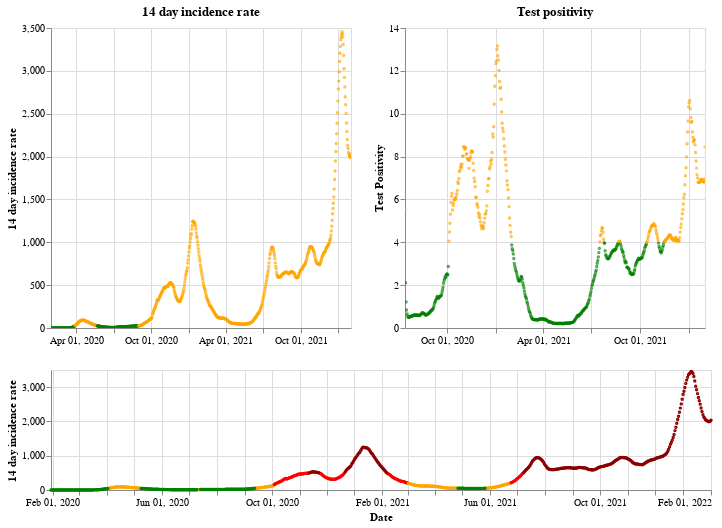

This figure's notebook cell:
### Markdown cell above
## England

### Code cell
plot_traffic_light('England')

### Figure 1 — Vega-Lite specification as saved in the notebook (floating-point values rounded to 4 significant figures; data arrays with more than 128 entries replaced by an {"elided": "..."} marker saying what was removed)
{"config": {"view": {"continuousWidth": 400, "continuousHeight": 300}}, "vconcat": [{"hconcat": [{"mark": {"type": "point", "size": 2}, "encoding": {"color": {"condition": {"value": "green", "test": "(datum.twoWeeklyCasesRate <= 25)"}, "value": "orange"}, "tooltip": [{"type": "nominal", "field": "areaName"}, {"type": "temporal", "field": "date"}, {"type": "quantitative", "field": "twoWeeklyCasesRate"}, {"type": "quantitative", "field": "testPositivity"}], "x": {"type": "temporal", "axis": {"title": ""}, "field": "date", "scale": {"domain": {"selection": "DateBrush"}}, "timeUnit": "yearmonthdate"}, "y": {"type": "quantitative", "axis": {"title": "14 day incidence rate"}, "field": "twoWeeklyCasesRate"}}, "title": "14 day incidence rate", "width": 300}, {"mark": {"type": "point", "size": 2}, "encoding": {"color": {"condition": {"value": "green", "test": "(datum.testPositivity <= 4)"}, "value": "orange"}, "tooltip": [{"type": "nominal", "field": "areaName"}, {"type": "temporal", "field": "date"}, {"type": "quantitative", "field": "twoWeeklyCasesRate"}, {"type": "quantitative", "field": "testPositivity"}], "x": {"type": "temporal", "axis": {"title": ""}, "field": "date", "scale": {"domain": {"selection": "DateBrush"}}, "timeUnit": "yearmonthdate"}, "y": {"type": "quantitative", "axis": {"title": "Test Positivity"}, "field": "testPositivity"}}, "title": "Test positivity", "width": 300}]}, {"layer": [{"mark": {"type": "point", "size": 2}, "encoding": {"color": {"condition": {"value": "orange", "test": "(((datum.testPositivity < 4) && (datum.twoWeeklyCasesRate >= 50)) && (datum.twoWeeklyCasesRate < 200))"}, "value": "red"}, "opacity": {"condition": {"value": 1, "test": "((datum.twoWeeklyCasesRate >= 50) && (datum.twoWeeklyCasesRate < 500))"}, "value": 0}, "tooltip": [{"type": "nominal", "field": "areaName"}, {"type": "temporal", "field": "date"}, {"type": "quantitative", "field": "twoWeeklyCasesRate"}, {"type": "quantitative", "field": "testPositivity"}], "x": {"type": "temporal", "axis": {"title": "Date"}, "field": "date", "timeUnit": "yearmonthdate"}, "y": {"type": "quantitative", "axis": {"title": "14 day incidence rate"}, "field": "twoWeeklyCasesRate"}}, "selection": {"DateBrush": {"type": "interval", "encodings": ["x"], "fields": ["Time"]}}}, {"mark": {"type": "point", "size": 2}, "encoding": {"color": {"value": "darkred"}, "opacity": {"condition": {"value": 1, "test": "(datum.twoWeeklyCasesRate >= 500)"}, "value": 0}, "tooltip": [{"type": "nominal", "field": "areaName"}, {"type": "temporal", "field": "date"}, {"type": "quantitative", "field": "twoWeeklyCasesRate"}, {"type": "quantitative", "field": "testPositivity"}], "x": {"type": "temporal", "axis": {"title": "Date"}, "field": "date", "timeUnit": "yearmonthdate"}, "y": {"type": "quantitative", "axis": {"title": "14 day incidence rate"}, "field": "twoWeeklyCasesRate"}}}, {"mark": {"type": "point", "size": 2}, "encoding": {"color": {"condition": {"value": "green", "test": "((datum.testPositivity < 4) && (datum.twoWeeklyCasesRate < 50))"}, "value": "orange"}, "opacity": {"condition": {"value": 1, "test": "(datum.twoWeeklyCasesRate < 50)"}, "value": 0}, "tooltip": [{"type": "nominal", "field": "areaName"}, {"type": "temporal", "field": "date"}, {"type": "quantitative", "field": "twoWeeklyCasesRate"}, {"type": "quantitative", "field": "testPositivity"}], "x": {"type": "temporal", "axis": {"title": "Date"}, "field": "date", "timeUnit": "yearmonthdate"}, "y": {"type": "quantitative", "axis": {"title": "14 day incidence rate"}, "field": "twoWeeklyCasesRate"}}}], "height": 120, "width": 660}], "data": {"name": "data-0a02f4f39be0a7f6ab60d16da4ac11ed"}, "$schema": "https://vega.github.io/schema/vega-lite/v4.8.1.json", "datasets": {"data-0a02f4f39be0a7f6ab60d16da4ac11ed": {"elided": "734 records"}}}
